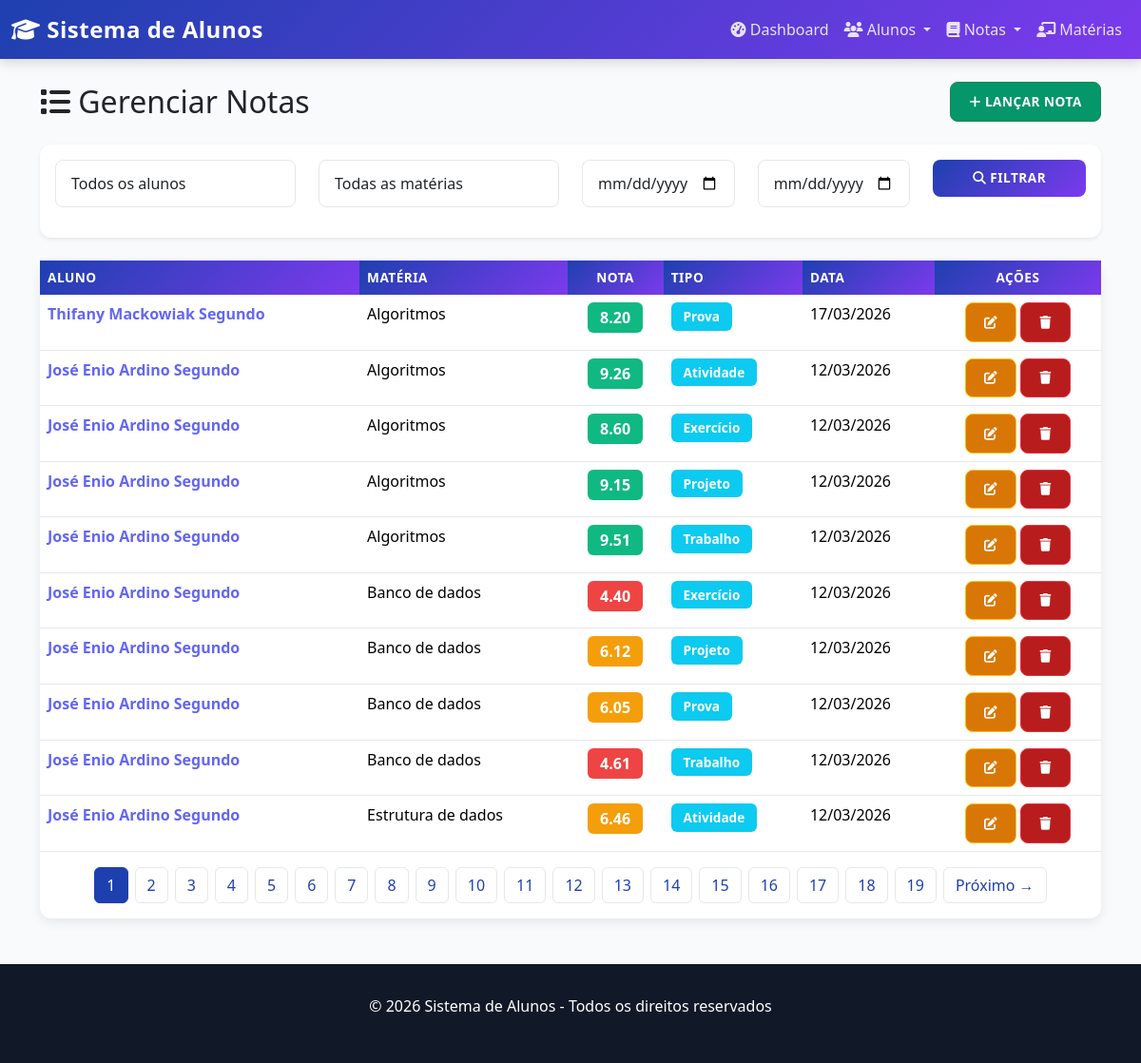
Screenshot of /notas/ with the database file from the repository.
### alunos/models.py (models this page shows, shortened)
class Nota(models.Model):
    aluno = models.ForeignKey(Aluno, on_delete=models.CASCADE, related_name='notas')
    materia = models.ForeignKey(Materia, on_delete=models.CASCADE, related_name='notas')
    valor = models.DecimalField(
        max_digits=4,
        decimal_places=2,
        validators=[MinValueValidator(0), MaxValueValidator(10)],
        help_text="Nota de 0.00 a 10.00"
    )
    data_avaliacao = models.DateField(auto_now_add=True)
    tipo_avaliacao = models.CharField(
        max_length=20,
        choices=[
            ('PROVA', 'Prova'),
            ('TRABALHO', 'Trabalho'),
            ('ATIVIDADE', 'Atividade'),
            ('EXERCICIO', 'Exercício'),
            ('PROJETO', 'Projeto'),
        ],
        default='PROVA'
    )
    observacao = models.TextField(blank=True, null=True)
    class Meta:
        verbose_name = 'Nota'
        verbose_name_plural = 'Notas'
        unique_together = ['aluno', 'materia', 'data_avaliacao', 'tipo_avaliacao']
        ordering = ['-data_avaliacao']

class Aluno(models.Model):
    nome = models.CharField(max_length=100)
    email = models.EmailField(unique=True)
    matricula = models.CharField(max_length=20, unique=True)
    curso = models.ForeignKey(Curso, on_delete=models.CASCADE, related_name='alunos')
    data_nascimento = models.DateField()
    telefone = models.CharField(max_length=15, blank=True, null=True)
    endereco = models.TextField(blank=True, null=True)
    ativo = models.BooleanField(default=True)
    materias = models.ManyToManyField(Materia, related_name='alunos_matriculados', blank=True)
    def __str__(self):
        return f"{self.nome} - {self.matricula}"
    class Meta:
        verbose_name = 'Aluno'
        verbose_name_plural = 'Alunos'

class Materia(models.Model):
    nome_materia = models.CharField(max_length=100)
    curso = models.ForeignKey(Curso, on_delete=models.CASCADE, related_name='materias')
    professor = models.CharField(max_length=100)
    carga_horaria = models.PositiveIntegerField(default=60, help_text="Carga horária em horas")
    ativo = models.BooleanField(default=True)
    def __str__(self):
        return f"{self.nome_materia} - {self.professor}"
    class Meta:
        verbose_name = 'Matéria'
        verbose_name_plural = 'Matérias'
        unique_together = ['nome_materia', 'curso']

### alunos/views.py (the view, shortened to what this page needs)
# urls.py: path('notas/', views.lista_notas, name='lista_notas'),
def lista_notas(request):
    form = BuscaNotasForm(request.GET)
    notas_lista = Nota.objects.select_related('aluno', 'materia').order_by('-data_avaliacao')
    paginator = Paginator(notas_lista, 10)
    page_number = request.GET.get('page')
    notas = paginator.get_page(page_number)
    return render(request, 'alunos/lista_notas.html', {
        'notas': notas,
        'form': form,
    })

### alunos/forms.py
class BuscaNotasForm(forms.Form):
    aluno = forms.ModelChoiceField(
        queryset=Aluno.objects.all(),
        required=False,
        empty_label='Todos os alunos',
        widget=forms.Select(attrs={'class': 'form-control'})
    )
    materia = forms.ModelChoiceField(
        queryset=Materia.objects.all(),
        required=False,
        empty_label='Todas as matérias',
        widget=forms.Select(attrs={'class': 'form-control'})
    )
    data_inicio = forms.DateField(
        required=False,
        widget=forms.DateInput(attrs={
            'class': 'form-control',
            'type': 'date'
        })
    )
    data_fim = forms.DateField(
        required=False,
        widget=forms.DateInput(attrs={
            'class': 'form-control',
            'type': 'date'
        })
    )

### alunos/templates/alunos/lista_notas.html (shortened to what this page needs)
{% extends 'base.html' %}
{% block content %}
<div class="mb-5">
    <div class="d-flex justify-content-between align-items-center mb-4">
        <h2 class="mb-0"><i class="fas fa-list"></i> Gerenciar Notas</h2>
        <a href="{% url 'lancar_nota' %}" class="btn btn-success">
            <i class="fas fa-plus"></i> Lançar Nota
        </a>
    </div>
    <div class="card shadow-sm mb-4">
        <div class="card-body">
            <form method="GET" id="filtro-form">
                <div class="row">
                    <div class="col-md-3 mb-3">
                        {{ form.aluno }}
                    </div>
                    <div class="col-md-3 mb-3">
                        {{ form.materia }}
                    </div>
                    <div class="col-md-2 mb-3">
                        {{ form.data_inicio }}
                    </div>
                    <div class="col-md-2 mb-3">
                        {{ form.data_fim }}
                    </div>
                    <div class="col-md-2 mb-3">
                        <button type="submit" class="btn btn-primary w-100">
                            <i class="fas fa-search"></i> Filtrar
                        </button>
                    </div>
                </div>
            </form>
        </div>
    </div>
    <div class="card">
        <div class="card-body p-0">
            {% if notas %}
                <div class="table-responsive">
                    <table class="table table-hover mb-0">
                        <thead>
                            <tr>
                                <th>Aluno</th>
                                <th>Matéria</th>
                                <th class="text-center">Nota</th>
                                <th>Tipo</th>
                                <th>Data</th>
                                <th class="text-center">Ações</th>
                            </tr>
                        </thead>
                        <tbody>
                            {% for nota in notas %}
                            <tr>
                                <td>
                                    <a href="{% url 'perfil_aluno' nota.aluno.id %}" style="text-decoration: none; color: #6366f1;">
                                        <strong>{{ nota.aluno.nome }}</strong>
                                    </a>
                                </td>
                                <td>{{ nota.materia.nome_materia }}</td>
                                <td class="text-center">
                                    <span class="badge fs-6" style="background-color: {% if nota.valor >= 7 %}#10b981{% elif nota.valor >= 5 %}#f59e0b{% else %}#ef4444{% endif %};">
                                        {{ nota.valor }}
                                    </span>
                                </td>
                                <td>
                                    <span class="badge bg-info">{{ nota.get_tipo_avaliacao_display }}</span>
                                </td>
                                <td>{{ nota.data_avaliacao|date:"d/m/Y" }}</td>
                                <td class="text-center">
                                    <a href="{% url 'editar_nota' nota.id %}" class="btn btn-warning btn-sm">
                                        <i class="fas fa-edit"></i>
                                    </a>
                                    <a href="{% url 'excluir_nota' nota.id %}" class="btn btn-danger btn-sm">
                                        <i class="fas fa-trash"></i>
                                    </a>
                                </td>
                            </tr>
                            {% endfor %}
                        </tbody>
                    </table>
                </div>
                {% if notas.has_other_pages %}
                <nav class="mt-3">
                    <ul class="pagination justify-content-center">
                        {% for num in notas.paginator.page_range %}
                        <li class="page-item {% if notas.number == num %}active{% endif %}">
                            <a class="page-link" href="?page={{ num }}{{ request.GET.urlencode }}">
                                {{ num }}
                            </a>
                        </li>
                        {% endfor %}
                        {% if notas.has_next %}
                        <li class="page-item">
                            <a class="page-link" href="?page={{ notas.next_page_number }}{{ request.GET.urlencode }}">
                                Próximo →
                            </a>
                        </li>
                        {% endif %}
                    </ul>
                </nav>
                {% endif %}
            {% else %}
                <div class="p-5 text-center">
                    <i class="fas fa-inbox" style="font-size: 3rem; color: #d1d5db; margin-bottom: 1rem;"></i>
                    <p class="text-muted fs-5">Nenhuma nota encontrada.</p>
                </div>
            {% endif %}
        </div>
    </div>
</div>
{% endblock %}

### templates/base.html (style rules this page uses)
:root { --primary-color: #1e40af; --secondary-color: #7c3aed; --success-color: #059669; --danger-color: #b91c1c; --warning-color: #d97706; --info-color: #0369a1; --dark-bg: #111827; --light-bg: #f8fafc; }
* { margin: 0; padding: 0; box-sizing: border-box; }
body { background-color: var(--light-bg); font-family: 'Segoe UI', Tahoma, Geneva, Verdana, sans-serif; }
.card { border: none; border-radius: 12px; box-shadow: 0 4px 12px rgba(0, 0, 0, 0.08); transition: all 0.3s ease; }
.table { margin-bottom: 0; }
.table thead th { background: linear-gradient(135deg, var(--primary-color) 0%, var(--secondary-color) 100%); color: white; font-weight: 600; border: none; text-transform: uppercase; font-size: 0.85rem; letter-spacing: 0.5px; }
.table tbody tr { transition: all 0.2s ease; border-bottom: 1px solid #e5e7eb; }
.btn { font-weight: 600; padding: 0.6rem 1.2rem; border-radius: 8px; transition: all 0.3s ease; text-transform: uppercase; font-size: 0.85rem; letter-spacing: 0.5px; }
.btn-primary { background: linear-gradient(135deg, var(--primary-color) 0%, var(--secondary-color) 100%); border: none; }
.btn-success { background-color: var(--success-color); }
.btn-danger { background-color: var(--danger-color); }
.btn-warning { background-color: var(--warning-color); color: white; }
.badge { font-size: 0.85rem; padding: 0.5rem 0.8rem; border-radius: 6px; font-weight: 600; }
.form-control { border-radius: 8px; border: 1px solid #e5e7eb; padding: 0.75rem 1rem; transition: all 0.3s ease; }
.pagination { gap: 0.5rem; }
.page-link { border-radius: 6px; border: 1px solid #e5e7eb; color: var(--primary-color); transition: all 0.2s ease; }
.page-item.active .page-link { background-color: var(--primary-color); border-color: var(--primary-color); }

### rows the page displays
Nota: aluno.nome "Thifany Mackowiak Segundo", materia.nome_materia "Algoritmos", valor "8.20", tipo_avaliacao "Prova", data_avaliacao "17/03/2026"
Nota: aluno.nome "José Enio Ardino Segundo", materia.nome_materia "Algoritmos", valor "9.26", tipo_avaliacao "Atividade", data_avaliacao "12/03/2026"
Nota: aluno.nome "José Enio Ardino Segundo", materia.nome_materia "Algoritmos", valor "8.60", tipo_avaliacao "Exercício", data_avaliacao "12/03/2026"
Nota: aluno.nome "José Enio Ardino Segundo", materia.nome_materia "Algoritmos", valor "9.15", tipo_avaliacao "Projeto", data_avaliacao "12/03/2026"
Nota: aluno.nome "José Enio Ardino Segundo", materia.nome_materia "Algoritmos", valor "9.51", tipo_avaliacao "Trabalho", data_avaliacao "12/03/2026"
Nota: aluno.nome "José Enio Ardino Segundo", materia.nome_materia "Banco de dados", valor "4.40", tipo_avaliacao "Exercício", data_avaliacao "12/03/2026"
Nota: aluno.nome "José Enio Ardino Segundo", materia.nome_materia "Banco de dados", valor "6.12", tipo_avaliacao "Projeto", data_avaliacao "12/03/2026"
Nota: aluno.nome "José Enio Ardino Segundo", materia.nome_materia "Banco de dados", valor "6.05", tipo_avaliacao "Prova", data_avaliacao "12/03/2026"
Nota: aluno.nome "José Enio Ardino Segundo", materia.nome_materia "Banco de dados", valor "4.61", tipo_avaliacao "Trabalho", data_avaliacao "12/03/2026"
Nota: aluno.nome "José Enio Ardino Segundo", materia.nome_materia "Estrutura de dados", valor "6.46", tipo_avaliacao "Atividade", data_avaliacao "12/03/2026"

### other values shown
{{ num }} "1" "2" "3" "4" "5" "6" "7" "8" "9" "10" "11" "12" "13" "14" "15" "16" "17" "18" "19"
